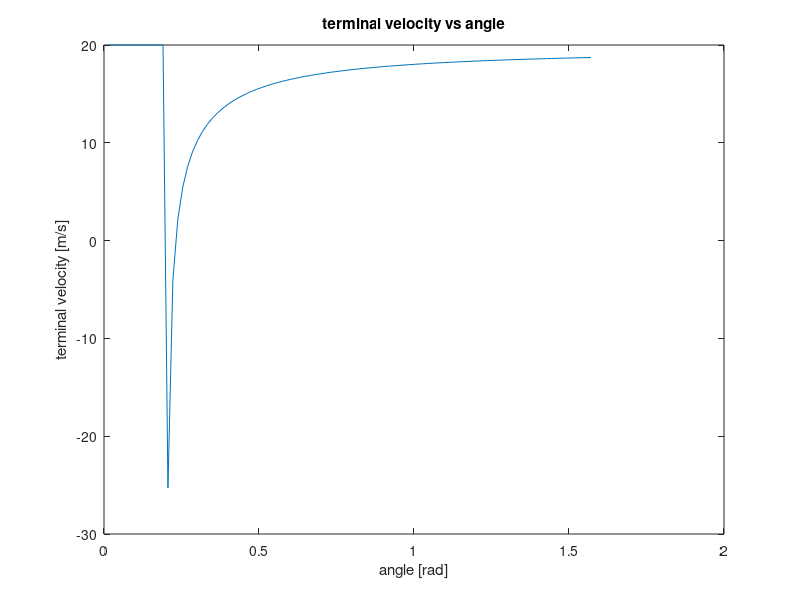

Reproduce this figure in MATLAB.
clear 
close
clc

V = 20;
u_k = .1;
M = 30;
g = 9.8;
p = 1000;
A = .02;
theta = linspace(0,pi/2);

u = V - sqrt(u_k*M*g./(p*A*(1-cos(theta)-u_k.*sin(theta))));

plot(theta,u)
xlabel('angle [rad]');
ylabel('terminal velocity [m/s]');
title('terminal velocity vs angle');
